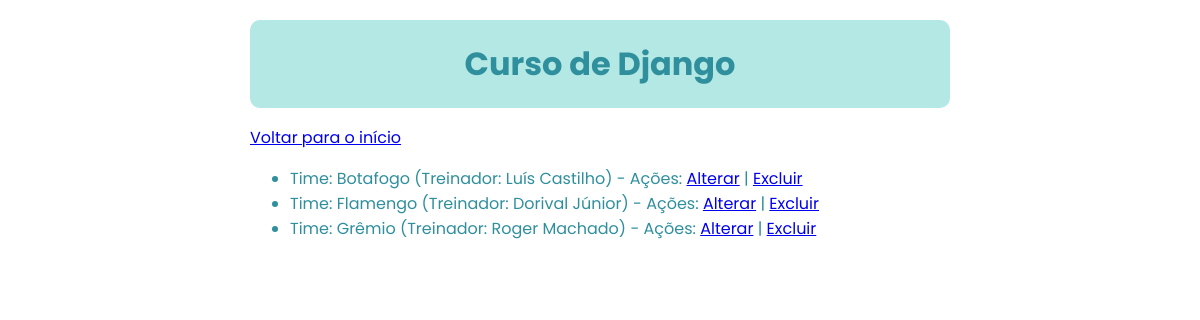
Before: /scoreboard/list/team/ with the older database file.
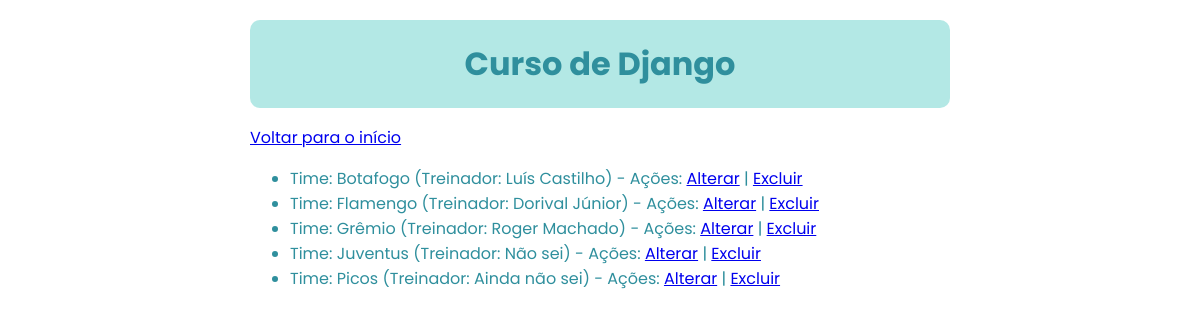
After: the same page with the newer database file.
### scoreboard/models.py (models this page shows, shortened)
class Team(models.Model):
    name = models.CharField(max_length=100,primary_key=True)
    coach = models.CharField(max_length=150,null=True,blank=True)
    class Meta:
      ordering = ["name"]
      verbose_name = "Time"
      verbose_name_plural = "Times"

### scoreboard/views.py (the view)
# urls.py: path('list/team/', list_team, name="list_team"),
def list_team(request):
    teams = Team.objects.all()
    context = {
        'teams': teams
    }
    return render(request, 'scoreboard/list-team.html', context)

### scoreboard/templates/scoreboard/list-team.html (shortened to what this page needs)
{% extends "greeting.html" %}
{% block content %}
<p> <a href="/">Voltar para o início</a></p>
<div id="list">
    <ul>
    {% for team in teams %}
        <li>Time: {{ team.name }} {% if team.coach %}(Treinador: {{ team.coach }}) {% endif %}  - Ações: <a href="{% url 'scoreboard:change_team' team.name %}">Alterar</a> | <a href="{% url 'scoreboard:remove_team' team.name %}">Excluir</a> </li>
    {% endfor %}
    </ul>
</div>
{% endblock %}

Changed rows visible on the page:
added Team: name "Juventus", coach "Não sei"
added Team: name "Picos", coach "Ainda não sei"
